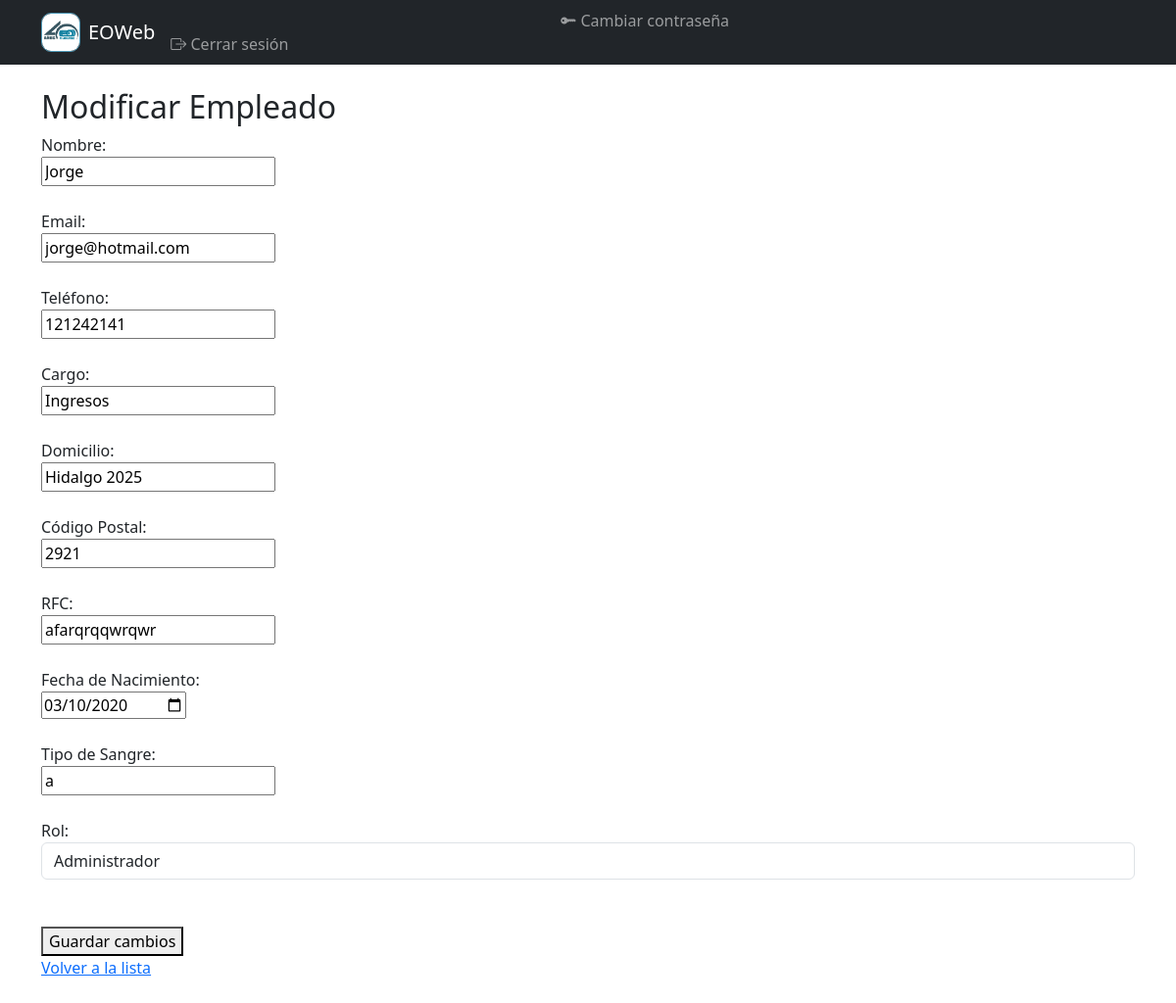
Page /empleados/modificar/1/ (signed in) on the committed database.
### gestion/models.py (models this page shows, shortened)
class Empleado(models.Model):
    usuario = models.OneToOneField(User, on_delete=models.CASCADE, null=True, blank=True)
    nombre = models.CharField(max_length=100)
    email = models.EmailField(unique=True)
    telefono = models.CharField(max_length=20, blank=True)
    cargo = models.CharField(max_length=50)
    domicilio = models.CharField(max_length=255, blank=True, null=True)
    codigo_postal = models.CharField(max_length=10, blank=True, null=True)
    rfc = models.CharField(max_length=13, blank=True, null=True)
    fecha_nacimiento = models.DateField(null=True, blank=True)
    tipo_sangre = models.CharField(max_length=5, blank=True, null=True)

### gestion/views.py (the view, shortened to what this page needs)
# urls.py: path('empleados/modificar/<int:empleado_id>/',views.modificar_empleado, name='modificar_empleado'),
@login_required
def modificar_empleado(request, empleado_id):
    empleado = get_object_or_404(Empleado, id=empleado_id)
    if not request.user.is_superuser and not request.user.groups.filter(name='Administrador').exists():
        return redirect('lista_empleados')
    grupos_usuario = empleado.usuario.groups.values_list('name', flat=True)
    return render(request, 'gestion/modificar_empleado.html', {
        'empleado': empleado,
        'empleado_grupo': grupos_usuario
    })

### gestion/templates/gestion/modificar_empleado.html (shortened to what this page needs)
{% extends "gestion/base.html" %}
{% load static %}
{% block content %}
<h2>Modificar Empleado</h2>
<form method="post">
    <label>Nombre:</label><br>
    <input type="text" name="nombre" value="{{ empleado.nombre }}" required><br><br>
    <label>Email:</label><br>
    <input type="email" name="email" value="{{ empleado.email }}" required><br><br>
    <label>Teléfono:</label><br>
    <input type="text" name="telefono" value="{{ empleado.telefono }}"><br><br>
    <label>Cargo:</label><br>
    <input type="text" name="cargo" value="{{ empleado.cargo }}"><br><br>
    <label>Domicilio:</label><br>
    <input type="text" name="domicilio" value="{{ empleado.domicilio }}"><br><br>
    <label>Código Postal:</label><br>
    <input type="text" name="codigo_postal" value="{{ empleado.codigo_postal }}"><br><br>
    <label>RFC:</label><br>
    <input type="text" name="rfc" value="{{ empleado.rfc }}"><br><br>
    <label>Fecha de Nacimiento:</label><br>
    <input type="date" name="fecha_nacimiento" value="{{ empleado.fecha_nacimiento|date:'Y-m-d' }}"><br><br>
    <label>Tipo de Sangre:</label><br>
    <input type="text" name="tipo_sangre" value="{{ empleado.tipo_sangre }}"><br><br>
    <label for="rol">Rol:</label><br>
    <select name="rol" id="rol" class="form-control">
        <option value="Administrador" {% if "Administrador" in empleado_grupo %}selected{% endif %}>Administrador</option>
    </select><br><br>
    <button type="submit">Guardar cambios</button>
</form>
<a href="{% url 'lista_empleados' %}">Volver a la lista</a>
{% endblock %}

### rows in the picture
Empleado: nombre "Jorge", email "jorge@hotmail.com", telefono "121242141", cargo "Ingresos", domicilio "Hidalgo 2025", codigo_postal "2921", rfc "afarqrqqwrqwr", fecha_nacimiento "03/10/2020", tipo_sangre "a"
